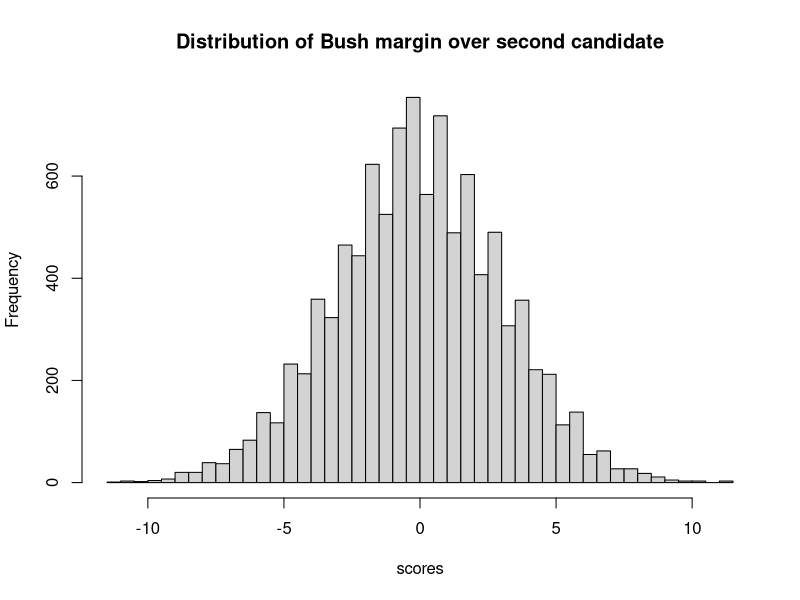

Generate this figure with R:
## ---- chunk 1
# Number of voters who expressed a preference.
n_voters <- 705

# Benchmark proportions.
bench_ps <- c(0.35, 0.35, 0.30)

# Set the number of trials.
n_trials <- 10000

# An empty array to store the trials.
scores <- numeric(n_trials)

# Do 10000 trials
for (i in 1:n_trials) {
    # Take a sample of 705 votes, with replacement.
    samp <- sample(c('Bush', 'Perot', 'Clinton'),
                   size=n_voters,
                   prob=bench_ps,
                   replace=TRUE)
    # Count the Bush voters, etc.
    n_bush <- sum(samp == 'Bush')
    n_perot <- sum(samp == 'Perot')
    n_clinton <- sum(samp == 'Clinton')
    # Join Perot & Clinton votes into a vector.
    others <- c(n_perot, n_clinton)
    # Find the larger of the other two.
    n_second <- max(others)
    # Find Bush's margin over 2nd.
    lead <- n_bush - n_second
    # Convert vote difference to percent lead.
    pct_lead <- lead / n_voters * 100
    # Store the result.
    scores[i] <- pct_lead
}

hist(scores, breaks=50,
     main='Distribution of Bush margin over second candidate')

# Compare to the observed margin in the sample of 705 corresponding to a 6.4
# percent margin by Bush over 2nd place finisher (rounded).
k <- sum(scores >= 6.4)
kk <- k / n_trials

message('Proportion of trials where Bush margin >= 6.4%: ', kk)
